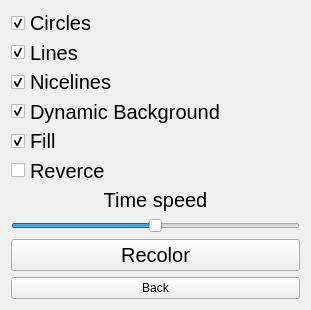
<?xml version="1.0" encoding="UTF-8"?>
<ui version="4.0">
 <class>Widget</class>
 <widget class="QWidget" name="Widget">
  <property name="enabled">
   <bool>true</bool>
  </property>
  <property name="geometry">
   <rect>
    <x>0</x>
    <y>0</y>
    <width>311</width>
    <height>310</height>
   </rect>
  </property>
  <property name="minimumSize">
   <size>
    <width>311</width>
    <height>310</height>
   </size>
  </property>
  <property name="cursor">
   <cursorShape>CrossCursor</cursorShape>
  </property>
  <property name="mouseTracking">
   <bool>true</bool>
  </property>
  <property name="windowTitle">
   <string>Circles!</string>
  </property>
  <property name="windowIcon">
   <iconset>
    <normaloff>:/new/prefix1/icon.ico</normaloff>:/new/prefix1/icon.ico</iconset>
  </property>
  <property name="windowOpacity">
   <double>0.000000000000000</double>
  </property>
  <property name="locale">
   <locale language="English" country="UnitedStates"/>
  </property>
  <layout class="QVBoxLayout" name="verticalLayout_2">
   <item>
    <layout class="QVBoxLayout" name="verticalLayout">
     <item>
      <widget class="QCheckBox" name="checkBox_circles">
       <property name="font">
        <font>
         <pointsize>15</pointsize>
        </font>
       </property>
       <property name="text">
        <string>Circles</string>
       </property>
       <property name="checked">
        <bool>true</bool>
       </property>
      </widget>
     </item>
     <item>
      <widget class="QCheckBox" name="checkBox_lines">
       <property name="font">
        <font>
         <pointsize>15</pointsize>
        </font>
       </property>
       <property name="text">
        <string>Lines</string>
       </property>
       <property name="checked">
        <bool>true</bool>
       </property>
      </widget>
     </item>
     <item>
      <widget class="QCheckBox" name="checkBox_nicelines">
       <property name="font">
        <font>
         <pointsize>15</pointsize>
        </font>
       </property>
       <property name="text">
        <string>Nicelines</string>
       </property>
       <property name="checked">
        <bool>true</bool>
       </property>
      </widget>
     </item>
     <item>
      <widget class="QCheckBox" name="checkBox_background">
       <property name="font">
        <font>
         <pointsize>15</pointsize>
        </font>
       </property>
       <property name="text">
        <string>Dynamic Background</string>
       </property>
       <property name="checked">
        <bool>true</bool>
       </property>
      </widget>
     </item>
     <item>
      <widget class="QCheckBox" name="checkBox_fill">
       <property name="font">
        <font>
         <pointsize>15</pointsize>
        </font>
       </property>
       <property name="text">
        <string>Fill</string>
       </property>
       <property name="checked">
        <bool>true</bool>
       </property>
      </widget>
     </item>
     <item>
      <widget class="QCheckBox" name="checkBox_reverce">
       <property name="font">
        <font>
         <pointsize>15</pointsize>
        </font>
       </property>
       <property name="text">
        <string>Reverce</string>
       </property>
      </widget>
     </item>
    </layout>
   </item>
   <item>
    <spacer name="verticalSpacer">
     <property name="orientation">
      <enum>Qt::Vertical</enum>
     </property>
     <property name="sizeHint" stdset="0">
      <size>
       <width>20</width>
       <height>40</height>
      </size>
     </property>
    </spacer>
   </item>
   <item>
    <widget class="QLabel" name="label">
     <property name="enabled">
      <bool>true</bool>
     </property>
     <property name="font">
      <font>
       <pointsize>15</pointsize>
      </font>
     </property>
     <property name="text">
      <string>&lt;html&gt;&lt;head/&gt;&lt;body&gt;&lt;p align=&quot;center&quot;&gt;Time speed&lt;/p&gt;&lt;/body&gt;&lt;/html&gt;</string>
     </property>
     <property name="scaledContents">
      <bool>false</bool>
     </property>
    </widget>
   </item>
   <item>
    <widget class="QSlider" name="horizontalSlider">
     <property name="cursor">
      <cursorShape>SizeHorCursor</cursorShape>
     </property>
     <property name="mouseTracking">
      <bool>true</bool>
     </property>
     <property name="minimum">
      <number>70</number>
     </property>
     <property name="maximum">
      <number>90</number>
     </property>
     <property name="singleStep">
      <number>5</number>
     </property>
     <property name="pageStep">
      <number>5</number>
     </property>
     <property name="value">
      <number>80</number>
     </property>
     <property name="orientation">
      <enum>Qt::Horizontal</enum>
     </property>
     <property name="invertedControls">
      <bool>false</bool>
     </property>
    </widget>
   </item>
   <item>
    <widget class="QPushButton" name="pushButton">
     <property name="font">
      <font>
       <pointsize>15</pointsize>
      </font>
     </property>
     <property name="text">
      <string>Recolor</string>
     </property>
    </widget>
   </item>
   <item>
    <widget class="QPushButton" name="pushButton_back">
     <property name="text">
      <string>Back</string>
     </property>
    </widget>
   </item>
  </layout>
 </widget>
 <layoutdefault spacing="6" margin="11"/>
 <resources/>
 <connections/>
</ui>
